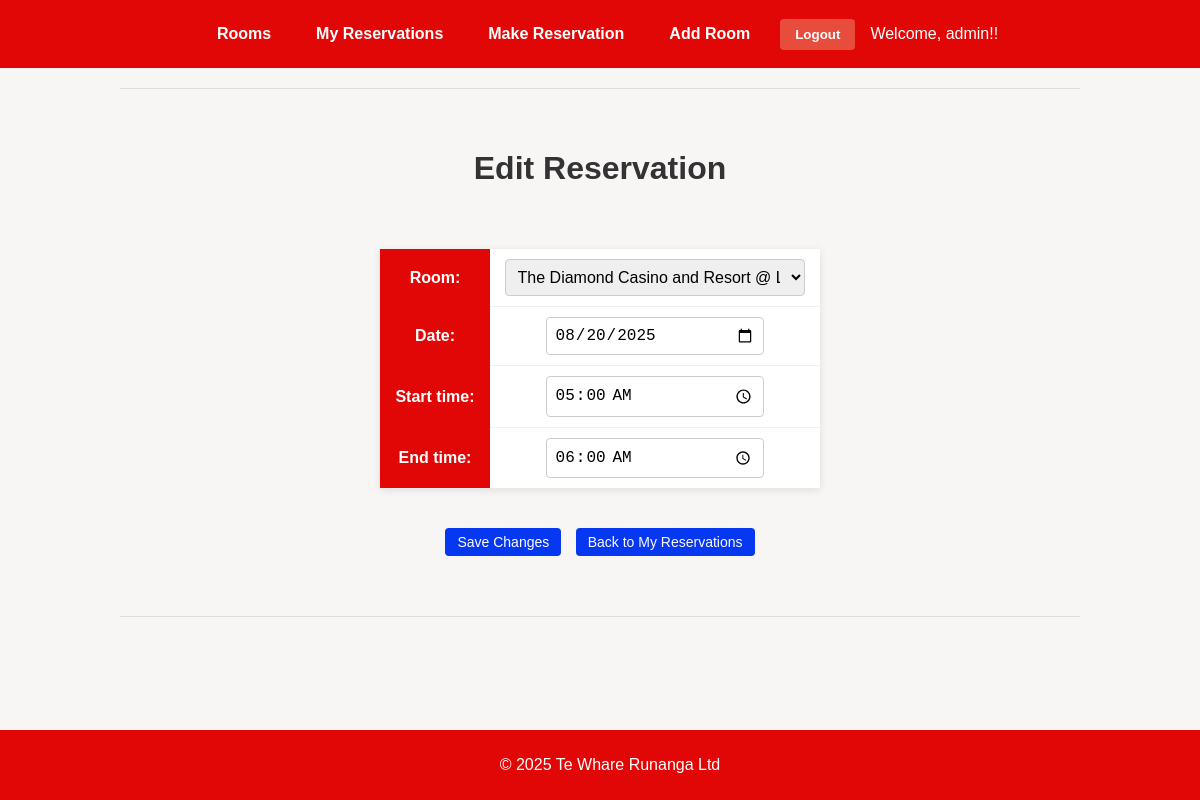
The app's page /reservation/edit/17/ (signed in), older data.
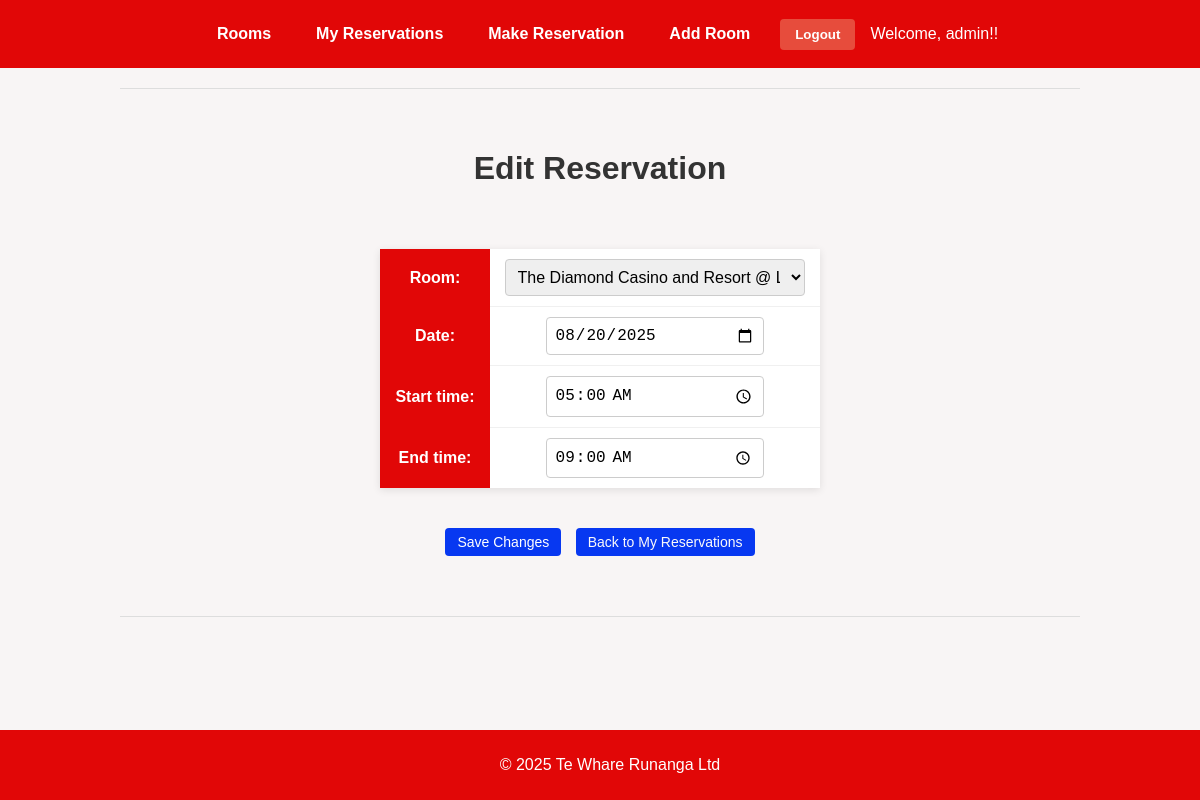
The same page, newer data.
### reservations/models.py (models this page shows, shortened)
class Reservation(models.Model):
    user = models.ForeignKey(User, on_delete=models.CASCADE) # Shows who booked the room
    room = models.ForeignKey(ConferenceRoom, on_delete=models.CASCADE) # Which room the user booked
    date = models.DateField() # What time the reservation is for
    start_time = models.TimeField() # When the reservation starts
    end_time = models.TimeField() # When the reservation ends
    created_at = models.DateTimeField(auto_now_add=True) # When the reservation was made

### reservations/views.py (the view)
# urls.py: path('reservation/edit/<int:reservation_id>/', views.edit_reservation, name='edit_reservation'),
@login_required
def edit_reservation(request, reservation_id):
    reservation = get_object_or_404(Reservation, id=reservation_id, user=request.user)
    if request.method == 'POST':
        form = ReservationForm(request.POST, instance=reservation)
        if form.is_valid():
            updated_reservation = form.save(commit=False)
            overlapping = Reservation.objects.filter(
                room=updated_reservation.room,
                date=updated_reservation.date,
                start_time__lt=updated_reservation.end_time,
                end_time__gt=updated_reservation.start_time
            ).exclude(id=reservation_id).exists()
            if overlapping:
                messages.error(request, 'This room is already booked for the selected time slot. Please choose a different time or room.')
            else:
                updated_reservation.save()
                messages.success(request, 'Reservation updated successfully!')
                return redirect('reservations:my_reservations')
    else:
        form = ReservationForm(instance=reservation)
    return render(request, 'reservations/edit_reservation.html', {
        'form': form,
        'reservation': reservation
    })

### reservations/forms.py
class ReservationForm(forms.ModelForm):
    def __init__(self, *args, **kwargs):
        super().__init__(*args, **kwargs)
        now = timezone.now()
        next_half_hour = (now + timezone.timedelta(minutes=30 - now.minute % 30)).replace(second=0, microsecond=0)
        self.fields['start_time'].initial = next_half_hour.time()
        self.fields['end_time'].initial = (next_half_hour + timezone.timedelta(hours=1)).time()
        self.fields['start_time'].widget.attrs['step'] = '1800'
        self.fields['end_time'].widget.attrs['step'] = '1800'
    class Meta:
        model = Reservation
        fields = ['room', 'date', 'start_time', 'end_time']
        widgets = {
            'date': forms.DateInput(attrs={
                'type': 'date',
                'class': 'form-control',
            }),
            'start_time': forms.TimeInput(attrs={
                'type': 'time',
                'class': 'form-control',
            }),
            'end_time': forms.TimeInput(attrs={
                'type': 'time',
                'class': 'form-control',
            }),
        }

### reservations/models.py (called while the page is built)
    def __str__(self):
        return f"{self.name} @ {self.location} - Seats: {self.capacity}"

### reservations/templates/reservations/edit_reservation.html (shortened to what this page needs)
{% extends 'reservations/base.html' %}
{% block content %}
<h1>Edit Reservation</h1>
<div class="card">
    <form method="post">
        <table>
            {{ form.as_table }}
        </table>
        <div style="margin-top: 10px;">
            <button type="submit"
                    style="padding: 6px 12px;
                           background-color: #0738f1;
                           color: white;
                           border: none;
                           border-radius: 4px;
                           cursor: pointer;
                           font-size: 14px;">
                Save Changes
            </button>
            <a href="{% url 'reservations:my_reservations' %}"
               style="padding: 6px 12px;
               background-color: #0738f1;
                      margin-left: 10px;
                      color: #fbfafa;
                      border: none;
                      border-radius: 4px;
                      cursor: pointer;
                      font-size: 14px;
                      text-decoration: none;">
                Back to My Reservations
            </a>
        </div>
    </form>
</div>
{% endblock %}

Row changes from the older to the newer data that the page shows:
changed Reservation "The Diamond Casino and Resort @ Los Santos Downtown Vinewood - Seats: 1000": end_time "06:00:00" → "09:00:00"
